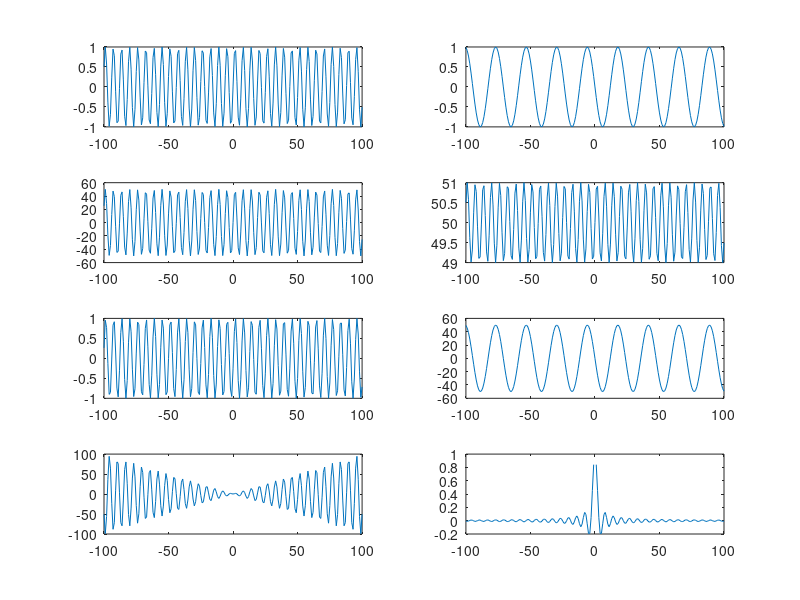
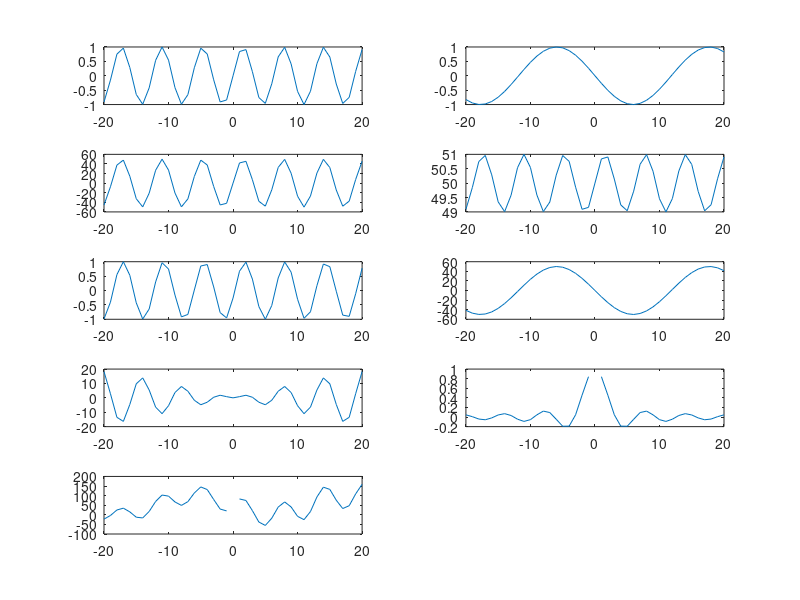
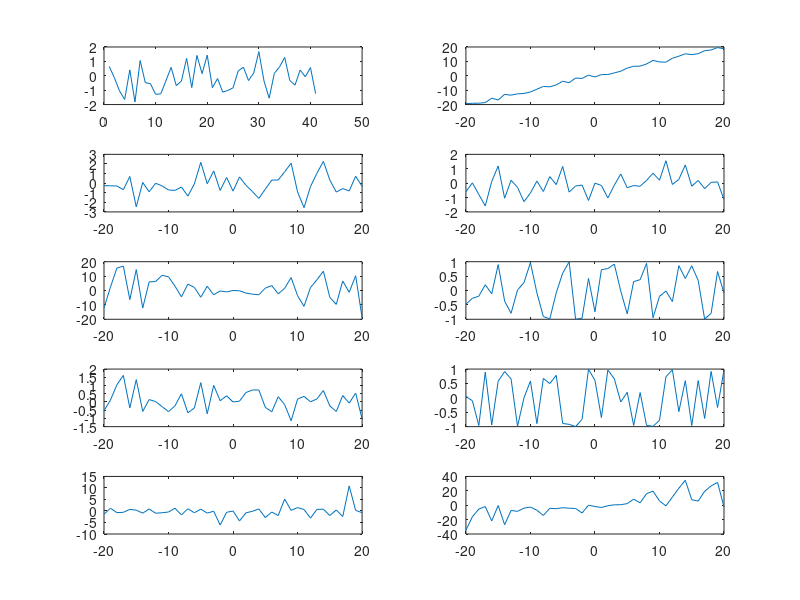
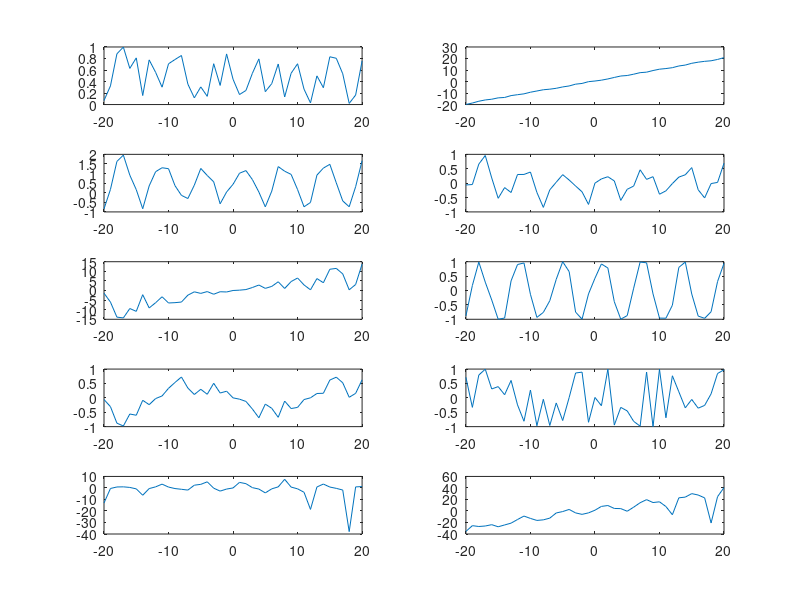

MATLAB code for these plots, in order: (Note: this script raises an error after producing the figures.)
%QUESTION 10
x = -100:100;
y1 = sin(x);
y2 = sin(50*x);
y3 = 50*sin(x);
y4 = sin(x) + 50;
y5 = sin(x+50);
y6 = 50*sin(50*x);
y7 = x .* sin(x);
y8 = sin(x) ./ x;
figure
subplot(4,2,1); plot(x,y1)
subplot(4,2,2); plot(x,y2)
subplot(4,2,3); plot(x,y3)
subplot(4,2,4); plot(x,y4)
subplot(4,2,5); plot(x,y5)
subplot(4,2,6); plot(x,y6)
subplot(4,2,7); plot(x,y7)
subplot(4,2,8); plot(x,y8)
%title('Question 10');

%QUESTION 11
x = -20:20;
y1 = sin(x);
y2 = sin(50*x);
y3 = 50*sin(x);
y4 = sin(x) + 50;
y5 = sin(x+50);
y6 = 50*sin(50*x);
y7 = x .* sin(x);
y8 = sin(x) ./ x;
y9 = y1+y2+y3+y4+y5+y6+y7+y8;
figure
subplot(5,2,1); plot(x,y1)
subplot(5,2,2); plot(x,y2)
subplot(5,2,3); plot(x,y3)
subplot(5,2,4); plot(x,y4)
subplot(5,2,5); plot(x,y5)
subplot(5,2,6); plot(x,y6)
subplot(5,2,7); plot(x,y7)
subplot(5,2,8); plot(x,y8)
subplot(5,2,9); plot(x,y9)
%title('Question 11');

%QUESTION 12
z = randn(1,41);
y10 = z;
y11 = z + x;
y12 = z + sin(x);
y13 = z .* sin(x);
y14 = x .* sin(z);
y15 = sin(x+z);
y16 = z .* sin(50*x);
y17 = sin(x+50*z);
y18 = sin(x) ./ z;
y19 = y11+y12+y13+y14+y15+y16+y17+y18;
figure
subplot(5,2,1); plot(y10)
subplot(5,2,2); plot(x,y11)
subplot(5,2,3); plot(x,y12)
subplot(5,2,4); plot(x,y13)
subplot(5,2,5); plot(x,y14)
subplot(5,2,6); plot(x,y15)
subplot(5,2,7); plot(x,y16)
subplot(5,2,8); plot(x,y17)
subplot(5,2,9); plot(x,y18)
subplot(5,2,10); plot(x,y19)
%title('Question 12');

%QUESTION 13
z = rand(1,41);
y20 = z;
y21 = z + x;
y22 = z + sin(x);
y23 = z .* sin(x);
y24 = x .* sin(z);
y25 = sin(x+z);
y26 = z .* sin(50*x);
y27 = sin(x+50*z);
y28 = sin(x) ./ z;
y29 = y21+y22+y23+y24+y25+y26+y27+y28;
figure
subplot(5,2,1); plot(x,y20)
subplot(5,2,2); plot(x,y21)
subplot(5,2,3); plot(x,y22)
subplot(5,2,4); plot(x,y23)
subplot(5,2,5); plot(x,y24)
subplot(5,2,6); plot(x,y25)
subplot(5,2,7); plot(x,y26)
subplot(5,2,8); plot(x,y27)
subplot(5,2,9); plot(x,y28)
subplot(5,2,10); plot(x,y29)
%title('Question 13');

%QUESTION 14
mu = 0;
s1 = 1;
s2 = 2;
s3 = 4;
s4 = 16;
r1 = s1 .* randn(10000,1) + mu;
r2 = s2 .* randn(10000,1) + mu;
r3 = s3 .* randn(10000,1) + mu;
r4 = s4 .* randn(10000,1) + mu;
figure
h1 = histogram(r1);
hold on
h2 = histogram(r2);
hold on
h3 = histogram(r3);
hold on
h4 = histogram(r4);
%title('Question 14');

%QUESTION 15
mu6 = 10;
mu7 = 20;
mu8 = -10;
mu9 = -20;
s6 = 1;
s7 = 2;
s8 = 1;
s9 = 2;
r6 = s6 .* randn(10000,1) + mu6;
r7 = s7 .* randn(10000,1) + mu7;
r8 = s8 .* randn(10000,1) + mu8;
r9 = s9 .* randn(10000,1) + mu9;
figure
h6 = histogram(r6);
hold on
h7 = histogram(r7);
hold on
h8 = histogram(r8);
hold on
h9 = histogram(r9);
%title('Question 15');

%QUESTION 16
mu = 0;
s1 = 1;
s2 = 2;
s3 = 4;
s4 = 16;
r11 = s1 .* rand(10000,1) + mu;
r21 = s2 .* rand(10000,1) + mu;
r31 = s3 .* rand(10000,1) + mu;
r41 = s4 .* rand(10000,1) + mu;
figure
h11 = histogram(r11);
hold on
h21 = histogram(r21);
hold on
h31 = histogram(r31);
hold on
h41 = histogram(r41);
%title('Question 16');

%QUESTION 17
mu61 = 10;
mu71 = 20;
mu81 = -10;
mu91 = -20;
s61 = 1;
s71 = 2;
s81 = 1;
s91 = 2;
r61 = s61 .* rand(10000,1) + mu61;
r71 = s71 .* rand(10000,1) + mu71;
r81 = s81 .* rand(10000,1) + mu81;
r91 = s91 .* rand(10000,1) + mu91;
figure
h61 = histogram(r61);
hold on
h71 = histogram(r71);
hold on
h81 = histogram(r81);
hold on
h91 = histogram(r91);

%END
